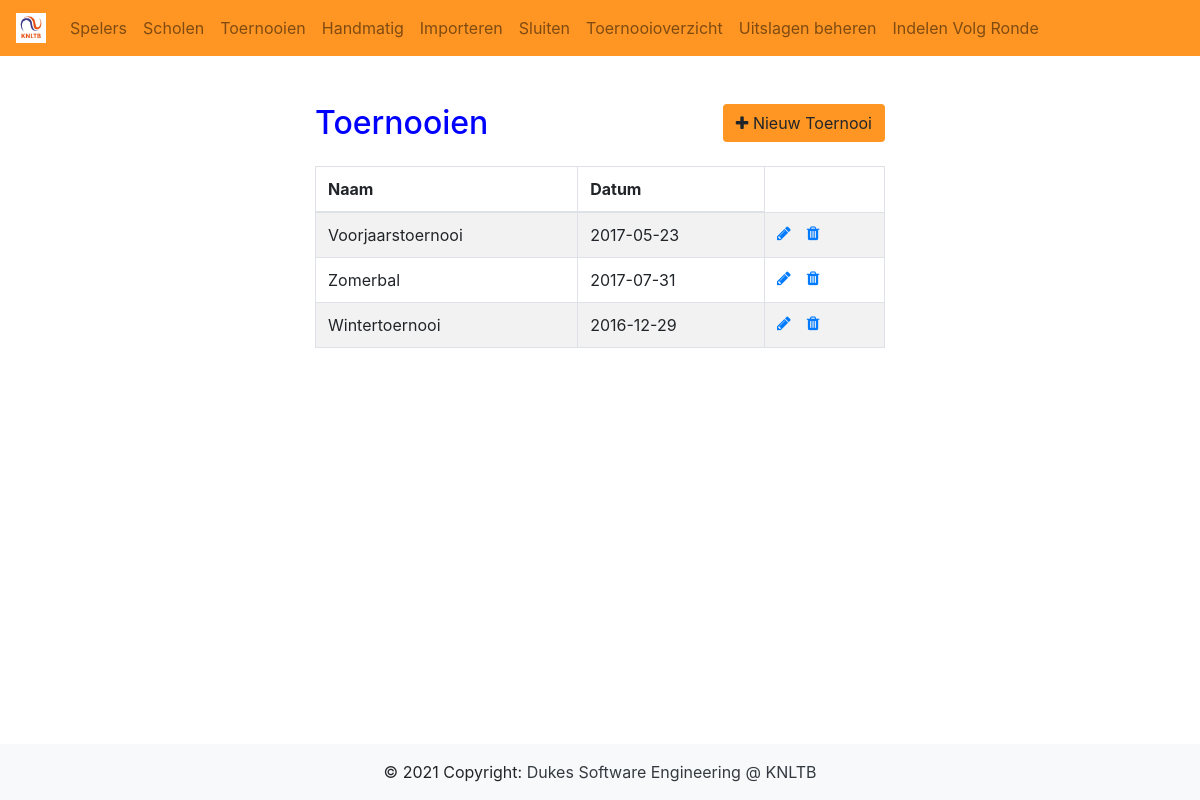
Page /?page=toernooien on the committed database.
### tables this page shows
CREATE TABLE `toernooi` (
  `ID` int(11) NOT NULL,
  `description` varchar(50) NOT NULL,
  `date` date NOT NULL
);

### pages/toernooien.php (the view, shortened to what this page needs)
<!DOCTYPE html>
<html lang="en">
<head>
    <?php include_once "includes/head.php"; ?>
</head>
<body>
    <div class="wrapper">
        <div class="container-fluid">
            <div class="row">
                <div class="col-md-12">
                    <div class="mt-5 mb-3 clearfix">
                        <h2 class="pull-left" style="color:blue">Toernooien</h2>
                        <a href="crud/createtournament.php" class="btn pull-right" style="background-color:#ff9623;"><i class="fa fa-plus"></i> Nieuw Toernooi</a>
                    </div>
                    <?php
                    require_once "config/crud.php";
                    $sql = "SELECT * FROM toernooi";
                    if ($result = mysqli_query($link, $sql)) {
                        if (mysqli_num_rows($result) > 0) {
                            echo '<table class="table table-bordered table-striped">';
                            echo "<thead>";
                            echo "<tr>";
                            echo "<th>Naam</th>";
                            echo "<th>Datum</th>";
                            echo "</tr>";
                            echo "</thead>";
                            echo "<tbody>";
                            while ($row = mysqli_fetch_array($result)) {
                                echo "<tr>";
                                echo "<td>" . $row['description'] . "</td>";
                                echo "<td>" . $row['date'] . "</td>";
                                echo "<td>";
                                echo '<a href="crud/edittournament.php?id=' . $row['ID'] . '" class="mr-3" title="Bewerk Toernooi" data-toggle="tooltip"><span class="fa fa-pencil"></span></a>';
                                echo '<a href="crud/deletetournament.php?id=' . $row['ID'] . '" title="Verwijder Toernooi" data-toggle="tooltip"><span class="fa fa-trash"></span></a>';
                                echo "</td>";
                                echo "</tr>";
                            }
                            echo "</tbody>";
                            echo "</table>";
                        } else {
                            echo '<div class="alert alert-danger"><em>Geen toernooien gevonden.</em></div>';
                        }
                    } else {
                        echo "Fout. Probeer opnieuw.";
                    }
                    ?>
                </div>
            </div>
        </div>
    </div>
</body>
</html>

### pages/toernooien.php (style rules this page uses)
.wrapper { width: 600px; margin: 0 auto; }
table tr td:last-child { width: 120px; }

### rows in the picture
toernooi: description "Voorjaarstoernooi", date "2017-05-23"
toernooi: description "Zomerbal", date "2017-07-31"
toernooi: description "Wintertoernooi", date "2016-12-29"
